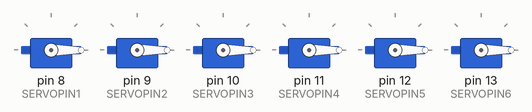
This sketch was run on a simulated Arduino Uno, built with avr-gcc and run on an emulated ATmega328P. Parts: 6 × servo.

Above: at 0.1 s.
At 1.1 s:
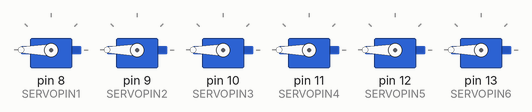
At 2.1 s:
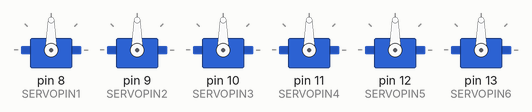
Timing chart, 0 to 3.6 s (numbered marks = the images above):
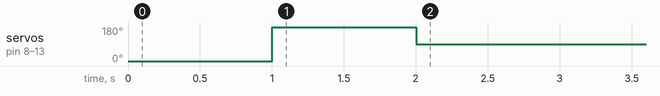

Measured:
- by itself, servo on pin 8 (SERVOPIN1), servo on pin 9 (SERVOPIN2), servo on pin 10 (SERVOPIN3), servo on pin 11 (SERVOPIN4), servo on pin 12 (SERVOPIN5), servo on pin 13 (SERVOPIN6): 0° → 180° at 1.0 s, → 90° 1.0 s later

The sketch:

SERVO_90.ino
```cpp
// (licence header left out)
#include <Servo.h>

Servo myservo1;
Servo myservo2;
Servo myservo3;
Servo myservo4;
Servo myservo5;
Servo myservo6;

#define SERVOPIN1 8   //Servo0  Base
#define SERVOPIN2 9   //Servo1    |
#define SERVOPIN3 10  //Servo2    |
#define SERVOPIN4 11  //Servo3   \|/
#define SERVOPIN5 12  //Servo4  Claw rotation
#define SERVOPIN6 13  //Servo5  Hand nails

void setup() {
  myservo1.attach(SERVOPIN1);
  myservo2.attach(SERVOPIN2);
  myservo3.attach(SERVOPIN3);
  myservo4.attach(SERVOPIN4);
  myservo5.attach(SERVOPIN5);
  myservo6.attach(SERVOPIN6);

  myservo1.write(0);
  myservo2.write(0);
  myservo3.write(0);
  myservo4.write(0);
  myservo5.write(0);
  myservo6.write(0);
  delay(1000);
  myservo1.write(180);
  myservo2.write(180);
  myservo3.write(180);
  myservo4.write(180);
  myservo5.write(180);
  myservo6.write(180);
  delay(1000);
}

void loop() {
  myservo1.write(90);
  myservo2.write(90);
  myservo3.write(90);
  myservo4.write(90);
  myservo5.write(90);
  myservo6.write(90);
  delay(1000);
}
```
